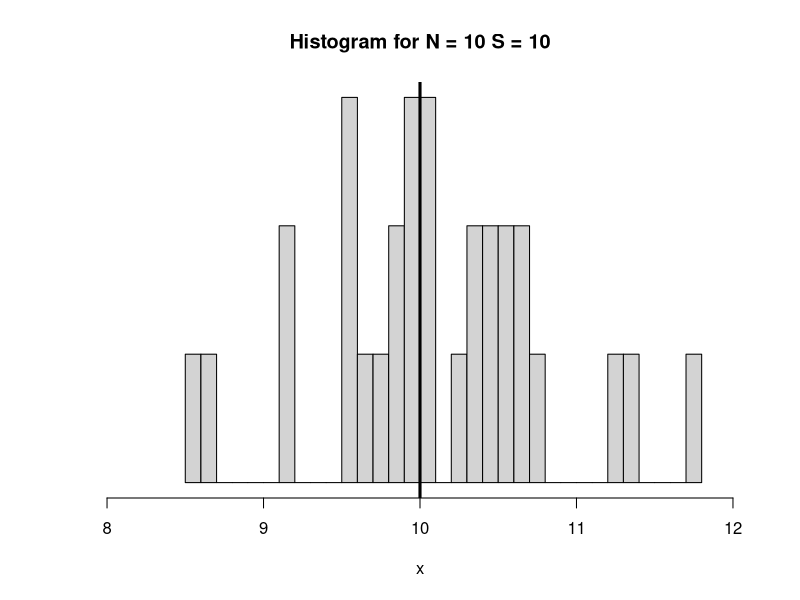
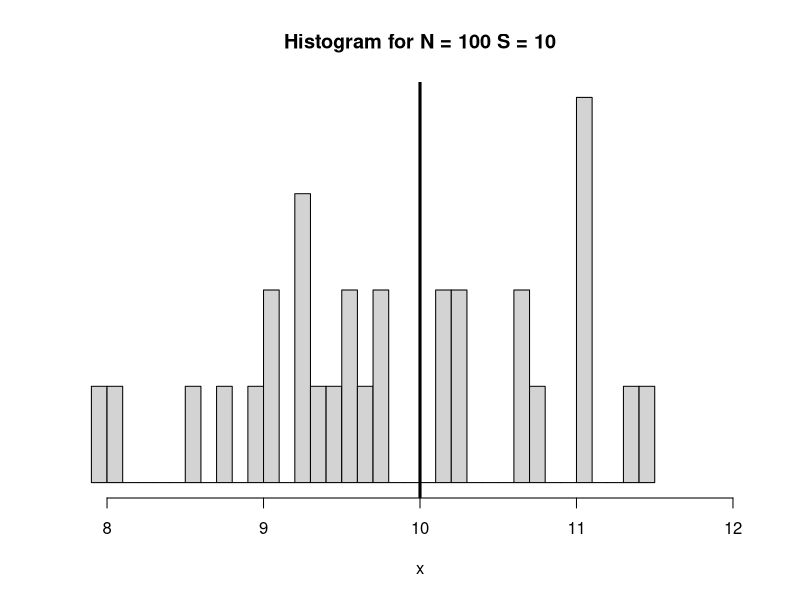
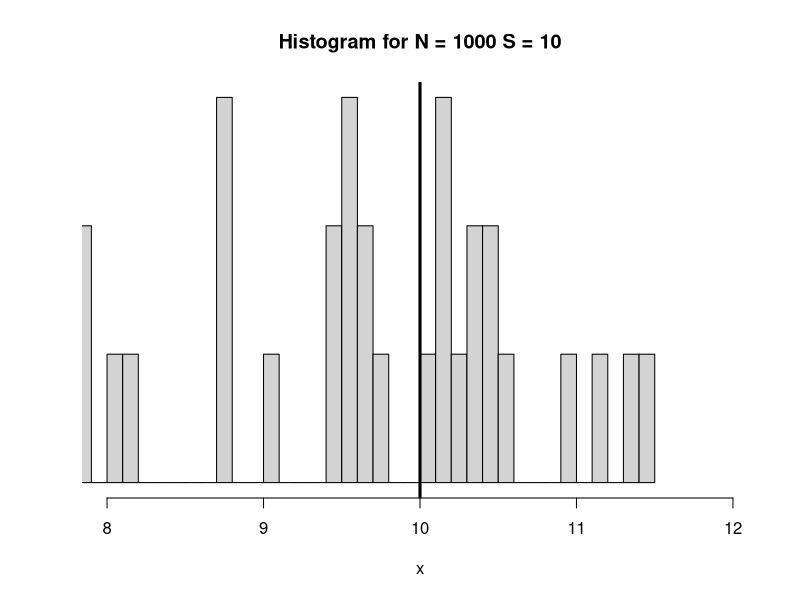
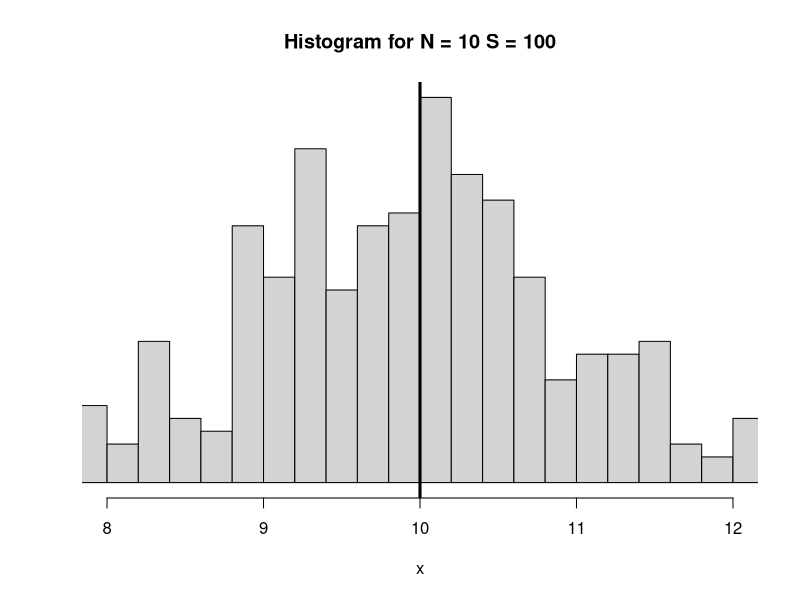
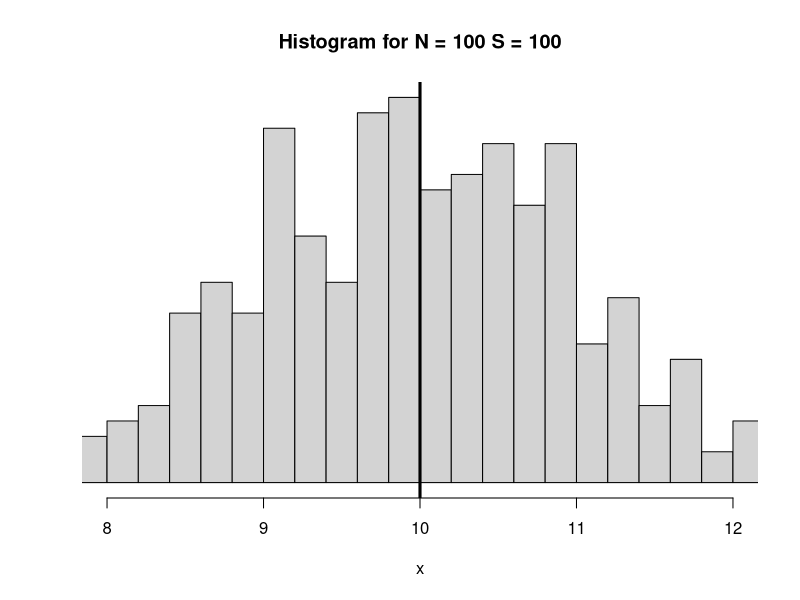
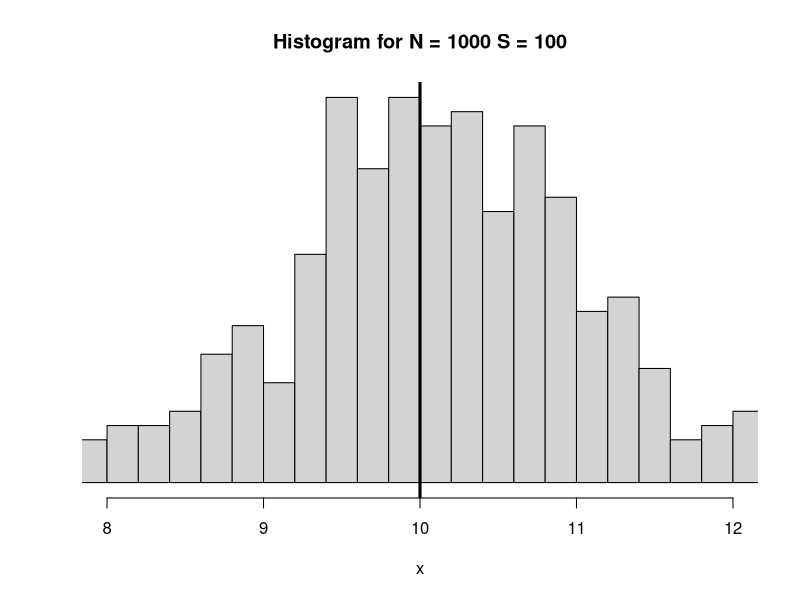
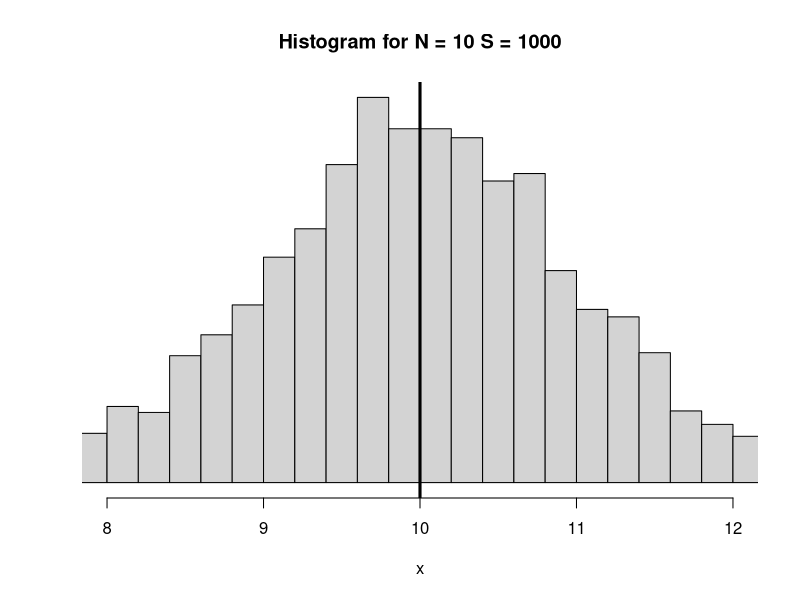
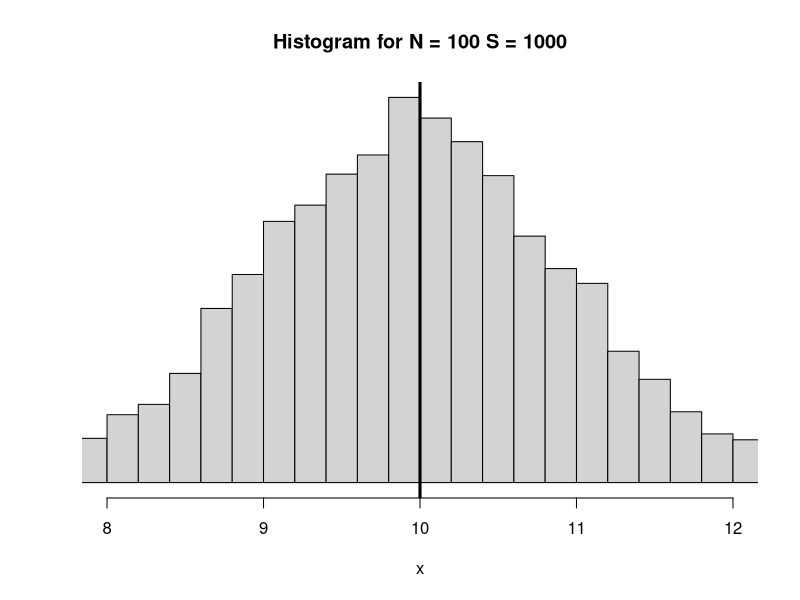

R code for these plots, in order:
## ---- chunk 1
knitr::opts_chunk$set(echo = TRUE)


## ---- chunk 2

n <- c(10, 100, 1000)
iteration <- c(10, 100, 1000)



for (i in iteration) {
  for (j in n) {
    x <- replicate(i, rnorm(n, mean = 10, sd = 1))
    title = paste("Histogram for N =", j, "S =", i) 
    plt = hist(x, breaks = 30, xlim = c(8,12), yaxt = "n", ylab = NULL, main = title)
    abline(v = 10, lwd = 3)
    plt
  }
}
## ---- chunk 3
f <- function(x) {exp(-x) * sin(x)}

sam_5_2 <- runif(100000,2,5)

result <- f(sam_5_2)

answer <- 3 * mean(result)
answer

integrate(f, 2, 5)
## ---- chunk 4

## ---- chunk 5
library(haven)
